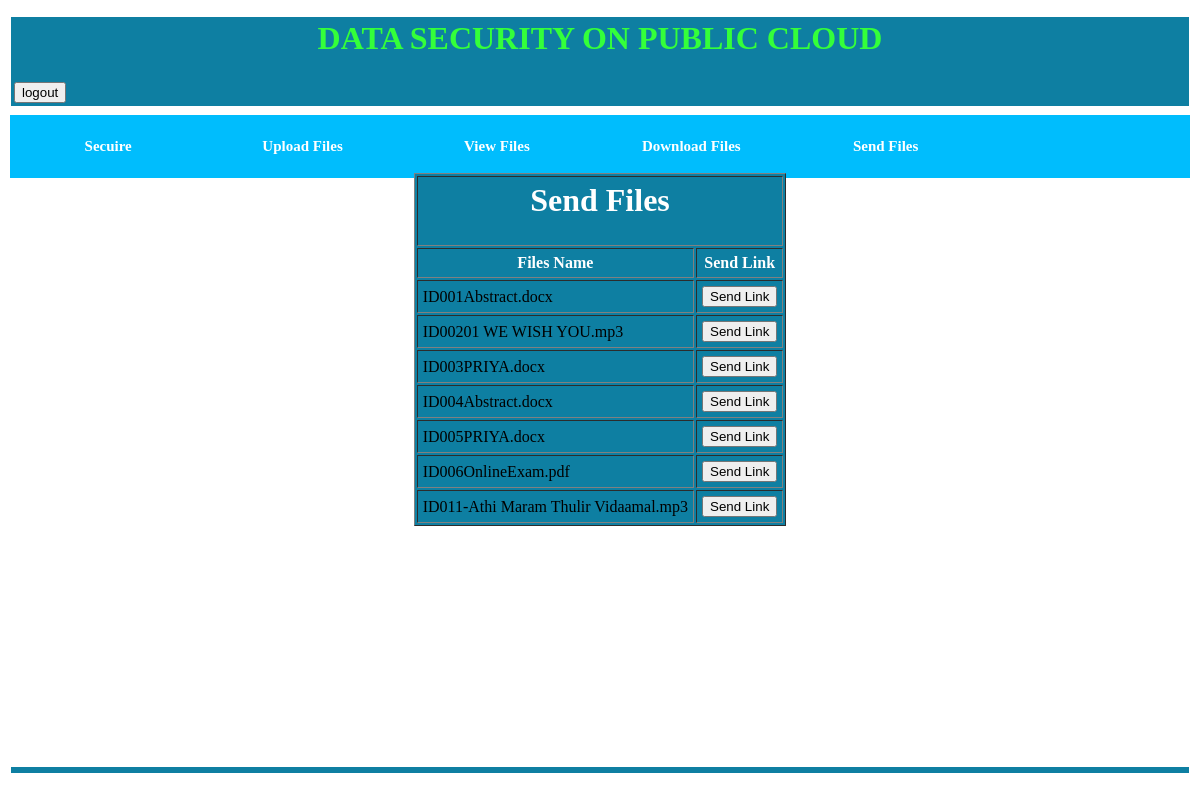
The page /file_down1.php (signed in) on the database its author committed.
### tables this page shows
CREATE TABLE IF NOT EXISTS `upload_tbl` (
  `upid` varchar(30) NOT NULL,
  `rid` varchar(30) NOT NULL,
  `up_name` varchar(100) NOT NULL,
  `uname` varchar(30) NOT NULL,
  `upass` varchar(30) NOT NULL,
  `type` varchar(30) NOT NULL
);

### file_down1.php (the view, shortened to what this page needs)
<?php
include "header1.php";
include "db_con.php";
$rid=$_SESSION['uid'];
$qry="select * from upload_tbl where rid='$rid'";
$res=mysqli_query($con,$qry);
?>
<center>
<form action="down_prc.php" method=post>
<table border=1 style="background-color:#0E7FA2;" cellpadding=5px>
<tr><th colspan=2><h1>Send Files</h1></th></tr>
<tr><th>Files Name</th><th>Send Link</th></tr>
<?php
while($row=mysqli_fetch_array($res))
{
	$up_name=$row['up_name'];
?>
<tr>
<td><?php echo $row['up_name'];?></td>
<td><a href='down1_prc.php?a=<?php echo $up_name;?>'><input type=button value="Send Link"></a></td>
</tr>
<?php } ?>
</table>
</form>
<?php
include 'footer.php';
?>

### file_down1.php (style rules this page uses)
tr th { color:white; }

### rows shown on the page
upload_tbl: up_name "ID001Abstract.docx"
upload_tbl: up_name "ID00201 WE WISH YOU.mp3"
upload_tbl: up_name "ID003PRIYA.docx"
upload_tbl: up_name "ID004Abstract.docx"
upload_tbl: up_name "ID005PRIYA.docx"
upload_tbl: up_name "ID006OnlineExam.pdf"
upload_tbl: up_name "ID011-Athi Maram Thulir Vidaamal.mp3"
